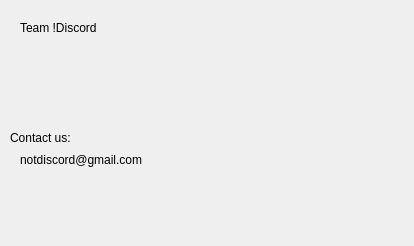
<?xml version="1.0" encoding="UTF-8"?>
<ui version="4.0">
 <class>cont</class>
 <widget class="QDialog" name="cont">
  <property name="geometry">
   <rect>
    <x>0</x>
    <y>0</y>
    <width>414</width>
    <height>246</height>
   </rect>
  </property>
  <property name="windowTitle">
   <string>Contact</string>
  </property>
  <widget class="QLabel" name="label">
   <property name="geometry">
    <rect>
     <x>230</x>
     <y>40</y>
     <width>151</width>
     <height>141</height>
    </rect>
   </property>
   <property name="text">
    <string/>
   </property>
   <property name="pixmap">
    <pixmap>logo.png</pixmap>
   </property>
  </widget>
  <widget class="QLabel" name="label_2">
   <property name="geometry">
    <rect>
     <x>20</x>
     <y>20</y>
     <width>91</width>
     <height>16</height>
    </rect>
   </property>
   <property name="text">
    <string>Team !Discord</string>
   </property>
  </widget>
  <widget class="QLabel" name="label_3">
   <property name="geometry">
    <rect>
     <x>10</x>
     <y>130</y>
     <width>71</width>
     <height>16</height>
    </rect>
   </property>
   <property name="text">
    <string>Contact us:</string>
   </property>
  </widget>
  <widget class="QLabel" name="label_4">
   <property name="geometry">
    <rect>
     <x>20</x>
     <y>150</y>
     <width>141</width>
     <height>20</height>
    </rect>
   </property>
   <property name="text">
    <string>notdiscord@gmail.com</string>
   </property>
  </widget>
 </widget>
 <resources/>
 <connections/>
</ui>
